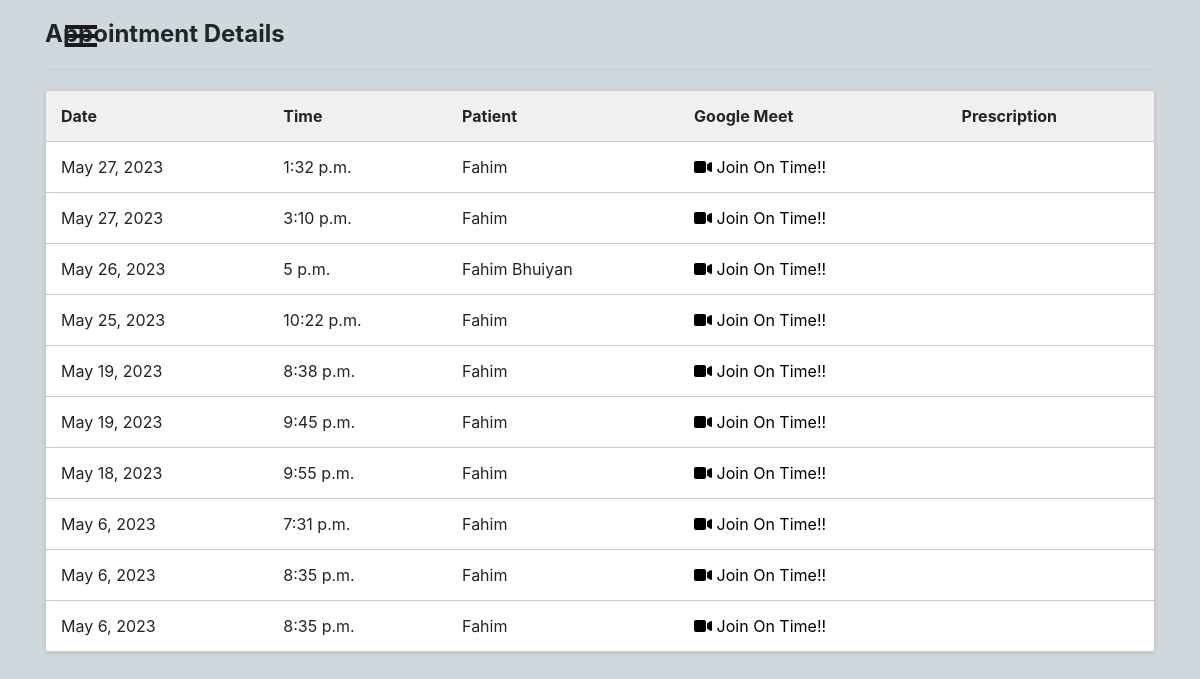
Before: /doctor/appointments/ (signed in) with the older database file.
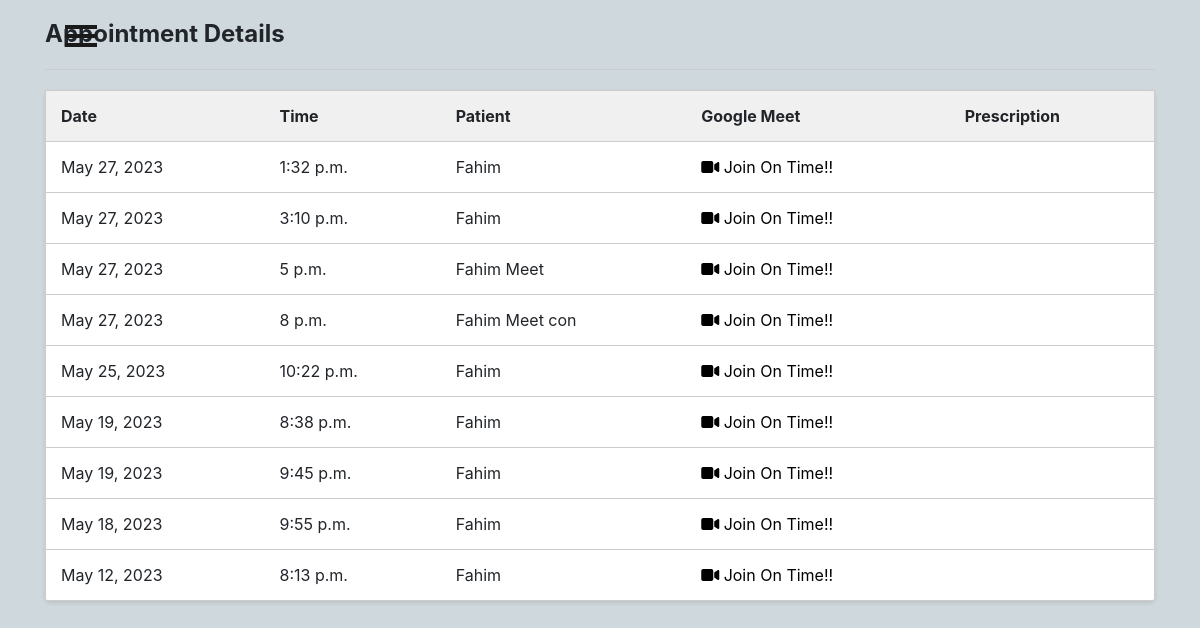
After: the same page with the newer database file.
### patient/models.py (models this page shows, shortened)
class Appointment(models.Model):
    appointment_id = models.UUIDField(primary_key=True, default=uuid.uuid4, editable=False)
    user = models.ForeignKey(User, on_delete=models.CASCADE)
    doctor = models.ForeignKey(Doctor, on_delete=models.CASCADE)
    patient_name = models.CharField(max_length=100)
    appointment_date = models.DateField()
    appointment_time = models.TimeField()
    consultation_fee = models.DecimalField(max_digits=8, decimal_places=2)
    google_meet_link = models.URLField(blank=True, null=True, default="")

### doctor/views.py (the view)
# urls.py: path('appointments/', views.doctor_appointments, name='doc_appointments'),
def doctor_appointments(request):
    doctor = request.user.doctor  # Assuming you have a OneToOneField relationship between User and Doctor models
    appointments = Appointment.objects.filter(doctor=doctor)
    return render(request, 'doctor/appointments.html', {'appointments': appointments})

### Templates/doctor/appointments.html (shortened to what this page needs)
{% load static %}
<html lang="en">
<head>
</head>
<body>
  {% include "doctor/sidenav_bar.html" %}
    <div class="container">
        <h2 class="section-title">Appointment Details</h2>
        <div class="divider"></div>
        <table class="appointment-table">
            <tr>
                <th>Date</th>
                <th>Time</th>
                <th>Patient</th>
                <th>Google Meet</th>
                <th>Prescription</th>
            </tr>
            {% for appointment in appointments|dictsortreversed:"appointment_date" %}
            <tr class="{% if appointment.appointment_date < now %}expired{% endif %}">
                <td>{{ appointment.appointment_date }}</td>
                <td>{{ appointment.appointment_time }}</td>
                <td>{{ appointment.patient_name }}</td>
                <td><a href="{{ appointment.google_meet_link }}" style="text-decoration: none; color: black;"><i class="fa-solid fa-video"></i> Join On Time!!</a></td>
                <td></td>
            </tr>
            {% empty %}
            <tr>
                <td colspan="5" class="no-appointments">No appointments available.</td>
            </tr>
            {% endfor %}
        </table>
    </div>
</body>
</html>

Changed rows visible on the page:
removed Appointment: appointment_date "May 26, 2023", appointment_time "5 p.m.", patient_name "Fahim Bhuiyan"
removed Appointment: appointment_date "May 6, 2023", appointment_time "7:31 p.m.", patient_name "Fahim"
removed Appointment: appointment_date "May 6, 2023", appointment_time "8:35 p.m.", patient_name "Fahim"
removed Appointment: appointment_date "May 6, 2023", appointment_time "8:35 p.m.", patient_name "Fahim"
added Appointment: appointment_date "May 27, 2023", appointment_time "5 p.m.", patient_name "Fahim Meet"
added Appointment: appointment_date "May 27, 2023", appointment_time "8 p.m.", patient_name "Fahim Meet con"
added Appointment: appointment_date "May 12, 2023", appointment_time "8:13 p.m.", patient_name "Fahim"
